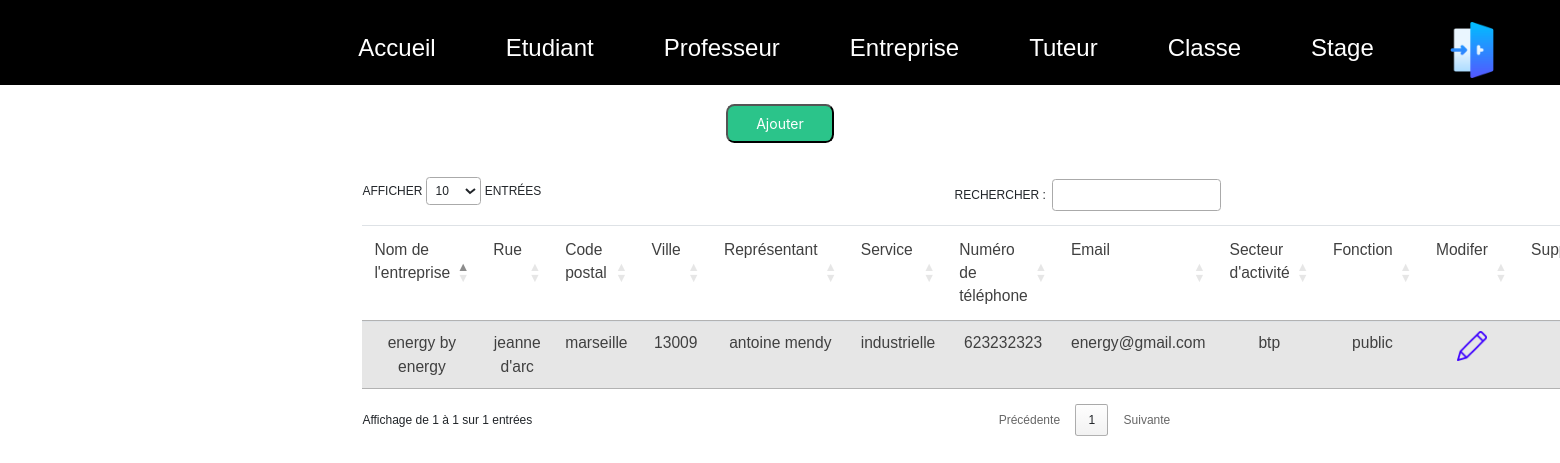
/APPLICATION/entreprise.php (signed in), run on the app's committed database.
### tables this page shows
CREATE TABLE IF NOT EXISTS `entreprise` (
  `idEntreprise` int NOT NULL AUTO_INCREMENT,
  `nomEntreprise` varchar(20) DEFAULT NULL,
  `rueEntreprise` varchar(50) DEFAULT NULL,
  `cpEntreprise` int DEFAULT NULL,
  `villeEntreprise` varchar(20) DEFAULT NULL,
  `representantEntreprise` varchar(30) DEFAULT NULL,
  `serviceEntreprise` varchar(30) DEFAULT NULL,
  `telEntreprise` int DEFAULT NULL,
  `emailEntreprise` varchar(30) DEFAULT NULL,
  `secteurEntreprise` varchar(30) DEFAULT NULL,
  `fonctionEntreprise` varchar(30) DEFAULT NULL,
  PRIMARY KEY (`idEntreprise`)
);

### APPLICATION/entreprise.php (the view, shortened to what this page needs)
<!DOCTYPE html>
<html lang="fr">
<head>
    <link rel="stylesheet" href="https://cdn.jsdelivr.net/npm/bootstrap@4.0.0/dist/css/bootstrap.min.css">
    <link rel="stylesheet" href="https://cdnjs.cloudflare.com/ajax/libs/font-awesome/5.3.1/css/all.min.css">
    <link rel="stylesheet" href="https://cdn.datatables.net/1.13.2/css/jquery.dataTables.min.css">
    <link rel="stylesheet" href="https://cdn.datatables.net/1.13.2/css/dataTables.bootstrap5.min.css">
    <link rel="stylesheet" href="./libs/style3.css">
</head>
<body>
    <header>
    <nav class="nav">
            <div class="vamos">
                <div id="mainListDiv" class="main_list">
                    <ul class="navlinks">
                        <li><a href="./accueil.php">Accueil</a></li>
                        <li><a href="./etudiant.php">Etudiant</a></li>
                        <li><a href="./professeur.php">Professeur</a></li>
                        <li><a href="./entreprise.php">Entreprise</a></li>
                        <li><a href="./tuteur.php">Tuteur</a></li>
                        <li><a href="./classe.php">Classe</a></li>
                        <li><a href="./stage.php">Stage</a></li>
                        <li><a href="./logout.php"><img class="porte" src="img/porte.png"></a></li>
                    </ul>
                </div>
            </div>
        </nav>
    </header>
    <button type="button" class="Btn_add" data-toggle="modal" data-target="#ajouterModal" data-whatever="@mdo">Ajouter</button>
        <div class="container1">
            <div class="row">
                <table id="matable" class="table table-striped" style="width:100%">
                    <thead>
                        <tr id="items">
                            <td>Nom de l'entreprise</td>
                            <td>Rue</td>
                            <td>Code postal</td>
                            <td>Ville</td>
                            <td>Représentant</td>
                            <td>Service</td>
                            <td>Numéro de téléphone</td>
                            <td>Email</td>
                            <td>Secteur d'activité</td>
                            <td>Fonction</td>
                            <td>Modifer</td>
                            <td>Supprimer</td>
                        </tr>
                    </thead>
                    <tbody>
                        <?php
                            $connect = mysqli_connect("localhost", "root", "", "gestion_stage");
                            $query ="SELECT * FROM `entreprise`;";
                            $result = mysqli_query($connect, $query);
                                while($row = mysqli_fetch_array($result)){
                                    ?>
                                    <tr>
                                        <td><?=$row['nomEntreprise']?></td>
                                        <td><?=$row['rueEntreprise']?></td>
                                        <td><?=$row['villeEntreprise']?></td>
                                        <td><?=$row['cpEntreprise']?></td>
                                        <td><?=$row['representantEntreprise']?></td>
                                        <td><?=$row['serviceEntreprise']?></td>
                                        <td><?=$row['telEntreprise']?></td>
                                        <td><?=$row['emailEntreprise']?></td>
                                        <td><?=$row['secteurEntreprise']?></td>
                                        <td><?=$row['fonctionEntreprise']?></td>
                                        <form action="" method="POST">
                                        <td> <a type="button" class="modifierbtn" id="<?=$row['idEntreprise']?>" data-toggle="modal" data-target="#modifierModal"><img src="img/pen.png"></a></td>
                                        <td> <a type="button" class="suppbtn" id="<?=$row['idEntreprise']?>" data-toggle="modal" data-target="#supprimerModal"><img src="img/trash.png"></a></td>
                                        </form>
                                    </tr>
                                    <?php
                            }
                        ?>
                        </tbody>
                </table>
            </div>
        </div>
</body>
</html>

### APPLICATION/libs/style3.css (style rules this page uses)
.nav { width: 100%; height: 65px; position: fixed; line-height: 65px; text-align: center; }
.nav div.main_list { height: 6px; float: right; }
.nav div.main_list ul { width: 100%; height: 65px; display: flex; list-style: none; margin: 0; padding: 0; }
.nav div.main_list ul li { width: auto; height: 65px; padding: 0; padding-right: 3rem; }
.nav div.main_list ul li a { text-decoration: none; color: #fff; line-height: 25px; font-size: 2.4rem; }
* { margin: 0; padding: 0; box-sizing: border-box; font-family: 'Poppins', sans-serif; }
header { display: block; align-items: center; justify-content: center; min-height: 13vh; position: relative; }
.Btn_add { width: fit-content; margin: auto; margin-bottom:20px; background-color: #2bc48a; padding: 5px 20px; color: #fff; display: block; align-items: center; text-align: 0; border-radius: 6px; text-decoration: 0; zoom: 140%; }
table { border-collapse:collapse; color: #404040; display: inline-block; margin-left: 18%; text-align: center; margin-left: auto; margin-right: auto; }
table td { font-size: 16px; padding: 5px 55px; font-weight: 500; font-size: 13px; margin: 0 5px; cursor: pointer; }
body .container1 { display: block ; zoom: 120%; margin-left: 50px; margin-right: auto; max-width: 1200px; }
td { font-weight: 400; padding: 5px 20px; font-size: 14px; text-align: center; }
body img { height: 25px; }
div.row { margin-left: 21%; margin-right: auto; }
html, header { margin: 0; padding: 0; box-sizing: border-box; font-family: "Quicksand", sans-serif; font-size: 62.5%; font-size: 10px; }
.nav { width: 100%; height: 85px; position: fixed; line-height: 65px; text-align: center; background-color: black; }
.nav div.main_list { height: 60px; float: right; }
.nav div.main_list ul li { width: auto; height: 65px; padding: 0; padding-right: 6rem; padding-left: 10px; }
body .vamos { display: block; margin-left: auto; margin-right: 0; max-width: 1200px; }
.nav { padding-top: 20px; padding-bottom: 20px; -webkit-transition: all 0.4s ease; transition: all 0.4s ease; }
.porte { zoom: 225%; }

### data on the page
entreprise: nomEntreprise "energy by energy", rueEntreprise "jeanne d'arc", villeEntreprise "marseille", cpEntreprise "13009", representantEntreprise "antoine mendy", serviceEntreprise "industrielle", telEntreprise "623232323", emailEntreprise "energy@gmail.com", secteurEntreprise "btp", fonctionEntreprise "public"
